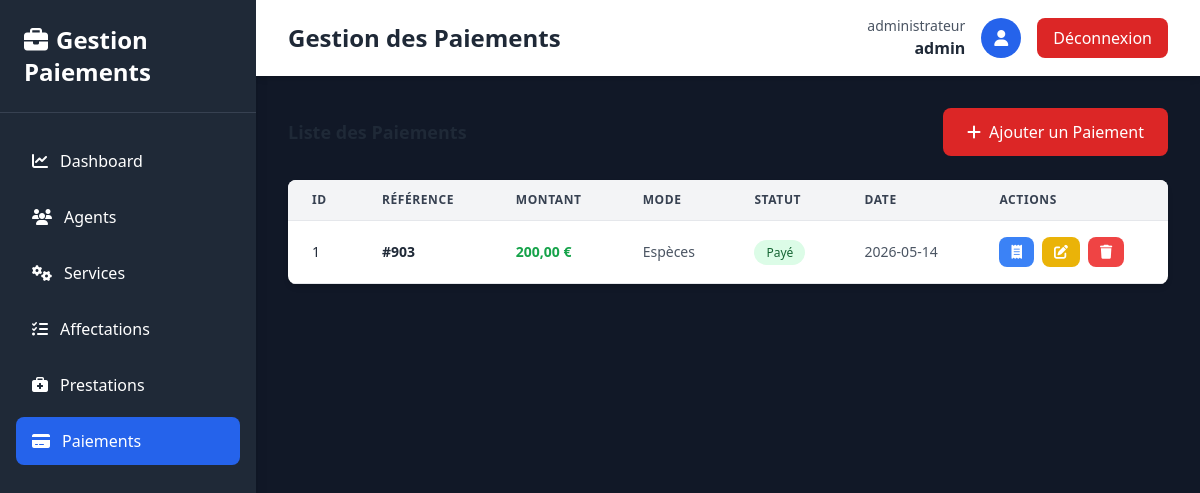
Page /pages/paiements/index.php (signed in) on the committed database.
### tables this page shows
CREATE TABLE `paiement` (
  `id` int(11) NOT NULL,
  `reference` int(11) DEFAULT NULL,
  `montant` float DEFAULT NULL,
  `date_paiement` date DEFAULT NULL,
  `mode_paiement` varchar(50) DEFAULT NULL,
  `statut` varchar(50) DEFAULT NULL,
  `numeroPrest` int(11) NOT NULL
);

### Classes/Paiement.php (called while the page is built, shortened)
<?php
require_once __DIR__ . '/../Config/Database.php';
class Paiement {
    private $id;
    private $reference;
    private $montant;
    private $date_paiement;
    private $mode_paiement;
    private $statut;
    public function __construct(
        $reference = null,
        $montant = null,
        $date_paiement = null,
        $mode_paiement = null,
        $statut = null,
        $numeroPrest = null,
        $id = null
    ) {
        $this->id = $id;
        $this->reference = $reference;
        $this->montant = $montant;
        $this->date_paiement = $date_paiement;
        $this->mode_paiement = $mode_paiement;
        $this->statut = $statut;
    }
    public function getId() {
        return $this->id;
    }
    public function getReference() {
        return $this->reference;
    }
    public function getMontant() {
        return $this->montant;
    }
    public function getDatePaiement() {
        return $this->date_paiement;
    }
    public function getModePaiement() {
        return $this->mode_paiement;
    }
    public function getStatut() {
        return $this->statut;
    }
    public static function getAll() {
        $db = Database::getInstance();
        $sql = "SELECT * FROM Paiement";
        $paiements = [];
        try {
            $stmt = $db->prepare($sql);
            $stmt->execute();
            while ($row = $stmt->fetch(PDO::FETCH_ASSOC)) {
                $paiement = new self(
                    $row['reference'],
                    $row['montant'],
                    $row['date_paiement'],
                    $row['mode_paiement'],
                    $row['statut'],
                    $row['numeroPrest'],
                    $row['id']
                );
                $paiements[] = $paiement;
            }
            return $paiements;
        } catch (PDOException $e) {
            echo "Erreur lors de la récupération : " . $e->getMessage();
            return [];
        }
    }
}
?>

### Config/Database.php (called while the page is built, shortened)
<?php
class Database {
    private static $host = 'localhost';
    private static $db_name = 'gestion_paiement_agents';
    private static $user = 'root';
    private static $password = '';
    private static $conn;
    public static function connect() {
        self::$conn = null;
        try {
            $dsn = 'mysql:host=' . self::$host . ';dbname=' . self::$db_name . ';charset=utf8';
            self::$conn = new PDO($dsn, self::$user, self::$password);
            self::$conn->setAttribute(PDO::ATTR_ERRMODE, PDO::ERRMODE_EXCEPTION);
        } catch (PDOException $e) {
            die('Erreur de connexion : ' . $e->getMessage());
        }
        return self::$conn;
    }
    public static function getInstance() {
        return self::$conn;
    }
}
?>

### pages/paiements/index.php (the view, shortened to what this page needs)
<?php
require_once __DIR__ . '/../../Config/Database.php';
require_once __DIR__ . '/../../Classes/Paiement.php';
$role = $_SESSION['user_role'] ?? 'Invité';
$paiements = Paiement::getAll();
?>
<!DOCTYPE html>
<html lang="fr">
<head>
    <script src="https://cdn.tailwindcss.com"></script>
    <link rel="stylesheet" href="https://cdnjs.cloudflare.com/ajax/libs/font-awesome/6.4.0/css/all.min.css">
</head>
<body class="bg-gray-50">
    <div class="flex h-screen bg-gray-900">
        <div class="w-64 bg-gray-800 text-white shadow-lg">
            <div class="p-6 border-b border-gray-700">
                <h1 class="text-2xl font-bold">
                    <i class="fas fa-briefcase mr-2"></i>Gestion Paiements
                </h1>
            </div>
            <nav class="mt-6 px-4">
                <ul class="space-y-2">
                    <li>
                        <a href="../../Dashboard.php" class="flex items-center px-4 py-3 rounded-lg hover:bg-gray-700 transition">
                            <i class="fas fa-chart-line mr-3"></i>Dashboard
                        </a>
                    </li>
                    <?php if ($role === 'administrateur'): ?>
                    <li>
                        <a href="../agents/index.php" class="flex items-center px-4 py-3 rounded-lg hover:bg-gray-700 transition">
                            <i class="fas fa-users mr-3"></i>Agents
                        </a>
                    </li>
                    <li>
                        <a href="../services/index.php" class="flex items-center px-4 py-3 rounded-lg hover:bg-gray-700 transition">
                            <i class="fas fa-cogs mr-3"></i>Services
                        </a>
                    </li>
                    <li>
                        <a href="../affectations/index.php" class="flex items-center px-4 py-3 rounded-lg hover:bg-gray-700 transition">
                            <i class="fas fa-tasks mr-3"></i>Affectations
                        </a>
                    </li>
                    <li>
                        <a href="../prestations/index.php" class="flex items-center px-4 py-3 rounded-lg hover:bg-gray-700 transition">
                            <i class="fas fa-briefcase-medical mr-3"></i>Prestations
                        </a>
                    </li>
                    <?php endif; ?>
                    <li>
                        <a href="index.php" class="flex items-center px-4 py-3 rounded-lg bg-blue-600 hover:bg-blue-700 transition">
                            <i class="fas fa-credit-card mr-3"></i>Paiements
                        </a>
                    </li>
                </ul>
            </nav>
        </div>
        <div class="flex-1 flex flex-col overflow-hidden">
            <div class="bg-white shadow-md">
                <div class="max-w-7xl mx-auto px-4 sm:px-6 lg:px-8 py-4 flex justify-between items-center w-full">
                    <h2 class="text-2xl font-bold text-gray-800">Gestion des Paiements</h2>
                    <div class="flex items-center gap-4">
                        <div class="text-right">
                            <p class="text-sm text-gray-600"><?php echo htmlspecialchars($_SESSION['user_role']); ?></p>
                            <p class="font-semibold text-gray-800"><?php echo htmlspecialchars($_SESSION['username']); ?></p>
                        </div>
                        <div class="w-10 h-10 bg-blue-600 rounded-full flex items-center justify-center text-white">
                            <i class="fas fa-user"></i>
                        </div>
                        <a href="../../logout.php" class="px-4 py-2 bg-red-600 hover:bg-red-700 text-white rounded-lg">Déconnexion</a>
                    </div>
                </div>
            </div>
            <div class="flex-1 overflow-auto p-8">
                <div class="flex justify-between items-center mb-6">
                    <h3 class="text-lg font-bold text-gray-800">Liste des Paiements</h3>
                    <a href="add.php" class="bg-red-600 hover:bg-red-700 text-white px-6 py-3 rounded-lg flex items-center gap-2 transition">
                        <i class="fas fa-plus"></i> Ajouter un Paiement
                    </a>
                </div>
                <div class="bg-white rounded-lg shadow-md overflow-hidden">
                    <div class="overflow-x-auto">
                        <table class="w-full">
                            <thead class="bg-gray-100 border-b border-gray-200">
                                <tr>
                                    <th class="px-6 py-3 text-left text-xs font-semibold text-gray-700 uppercase tracking-wider">ID</th>
                                    <th class="px-6 py-3 text-left text-xs font-semibold text-gray-700 uppercase tracking-wider">Référence</th>
                                    <th class="px-6 py-3 text-left text-xs font-semibold text-gray-700 uppercase tracking-wider">Montant</th>
                                    <th class="px-6 py-3 text-left text-xs font-semibold text-gray-700 uppercase tracking-wider">Mode</th>
                                    <th class="px-6 py-3 text-left text-xs font-semibold text-gray-700 uppercase tracking-wider">Statut</th>
                                    <th class="px-6 py-3 text-left text-xs font-semibold text-gray-700 uppercase tracking-wider">Date</th>
                                    <th class="px-6 py-3 text-left text-xs font-semibold text-gray-700 uppercase tracking-wider">Actions</th>
                                </tr>
                            </thead>
                            <tbody>
                                <?php if (empty($paiements)): ?>
                                <tr>
                                    <td colspan="7" class="px-6 py-8 text-center text-gray-500">
                                        <i class="fas fa-inbox text-4xl mb-2"></i>
                                        <p class="mt-2">Aucun paiement trouvé</p>
                                    </td>
                                </tr>
                                <?php else: ?>
                                    <?php foreach ($paiements as $paiement):
                                        $statut_class = $paiement->getStatut() === 'Payé' ? 'bg-green-100 text-green-800' : 'bg-yellow-100 text-yellow-800';
                                    ?>
                                    <tr class="border-b border-gray-200 hover:bg-gray-50 transition">
                                        <td class="px-6 py-4 whitespace-nowrap text-sm font-medium text-gray-800"><?php echo $paiement->getId(); ?></td>
                                        <td class="px-6 py-4 whitespace-nowrap text-sm font-semibold text-gray-800">#<?php echo $paiement->getReference(); ?></td>
                                        <td class="px-6 py-4 whitespace-nowrap text-sm font-semibold text-green-600"><?php echo number_format($paiement->getMontant(), 2, ',', ' '); ?> €</td>
                                        <td class="px-6 py-4 whitespace-nowrap text-sm text-gray-600"><?php echo $paiement->getModePaiement(); ?></td>
                                        <td class="px-6 py-4 whitespace-nowrap text-sm">
                                            <span class="px-3 py-1 rounded-full text-xs font-medium <?php echo $statut_class; ?>">
                                                <?php echo $paiement->getStatut(); ?>
                                            </span>
                                        </td>
                                        <td class="px-6 py-4 whitespace-nowrap text-sm text-gray-600"><?php echo $paiement->getDatePaiement(); ?></td>
                                        <td class="px-6 py-4 whitespace-nowrap text-sm gap-2 flex">
                                            <a href="receipt.php?id=<?php echo $paiement->getId(); ?>" class="inline-flex items-center px-3 py-2 bg-blue-500 hover:bg-blue-600 text-white rounded-lg transition">
                                                <i class="fas fa-receipt"></i>
                                            </a>
                                            <a href="edit.php?id=<?php echo $paiement->getId(); ?>" class="inline-flex items-center px-3 py-2 bg-yellow-500 hover:bg-yellow-600 text-white rounded-lg transition">
                                                <i class="fas fa-edit"></i>
                                            </a>
                                            <a href="delete.php?id=<?php echo $paiement->getId(); ?>" class="inline-flex items-center px-3 py-2 bg-red-500 hover:bg-red-600 text-white rounded-lg transition" onclick="return confirm('Êtes-vous sûr?')">
                                                <i class="fas fa-trash"></i>
                                            </a>
                                        </td>
                                    </tr>
                                    <?php endforeach; ?>
                                <?php endif; ?>
                            </tbody>
                        </table>
                    </div>
                </div>
            </div>
        </div>
    </div>
</body>
</html>

### rows in the picture
paiement: id "1", reference "903", montant "200,00", mode_paiement "Espèces", statut "Payé", date_paiement "2026-05-14"

### other values in the picture
$_SESSION['user_role'] "administrateur"
$_SESSION['username'] "admin"
